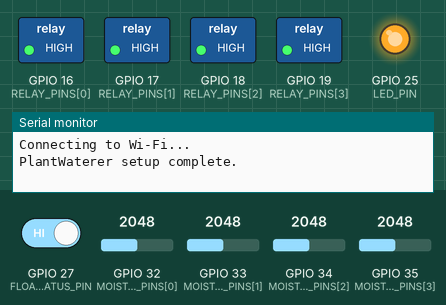
Bench run of a sketch on a simulated ESP32. On the bench: switched loads named in the sketch (green lamp = pin HIGH), output pins drawn as LEDs (lit = HIGH), the last lines printed to the serial monitor. Inputs (shaded band) come from the test bench; at power-on: GPIO 27 (FLOAT_STATUS_PIN) HIGH, GPIO 32 (MOISTURE_PINS[0]) = 2048, GPIO 33 (MOISTURE_PINS[1]) = 2048, GPIO 34 (MOISTURE_PINS[2]) = 2048, GPIO 35 (MOISTURE_PINS[3]) = 2048 (analog values on the 0–4095 scale). WiFi joins after 1.5 s; servers stay silent unless stated; the local clock reads 2024-03-15 10:24:30 at power-on unless the sketch sets it.

Above: at 1.3 s.
1.4 s: GPIO 27 (FLOAT_STATUS_PIN) driven LOW
At 3.4 s:
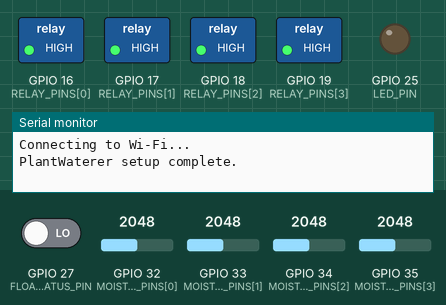
11.6 s: GPIO 32 (MOISTURE_PINS[0]) set to 2369
21.3 s: GPIO 32 (MOISTURE_PINS[0]) set to 2486
At 30.8 s:
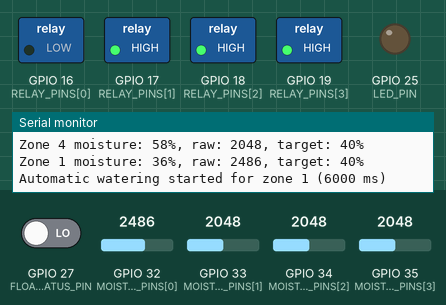
31.9 s: GPIO 33 (MOISTURE_PINS[1]) set to 2372
41.3 s: GPIO 33 (MOISTURE_PINS[1]) set to 2467
At 50.8 s:
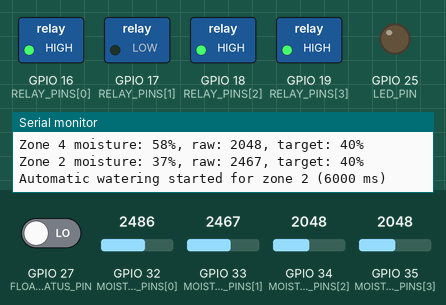
51.9 s: GPIO 34 (MOISTURE_PINS[2]) set to 2387
61.3 s: GPIO 34 (MOISTURE_PINS[2]) set to 2454
At 70.8 s:
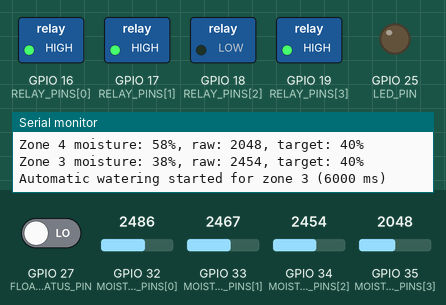
Timing chart, 0 to 72.9 s (numbered marks = the images above; inputs shaded):
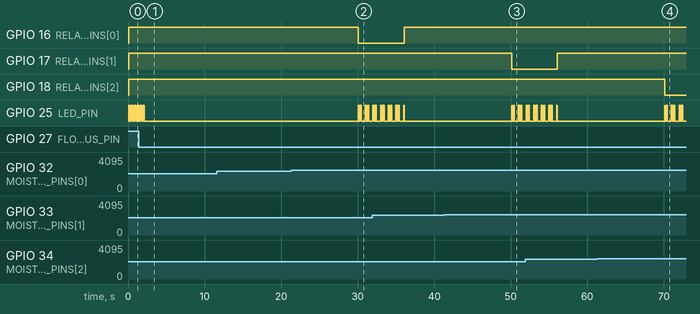

Measured:
- the behaviour switches between 2419 and 2420 on GPIO 32 (MOISTURE_PINS[0]) (found by bisection; images 1 and 2)
- the behaviour switches between 2419 and 2420 on GPIO 33 (MOISTURE_PINS[1]) (found by bisection; images 2 and 3)
- the behaviour switches between 2419 and 2420 on GPIO 34 (MOISTURE_PINS[2]) (found by bisection; images 3 and 4)
- after the input at 21.3 s, GPIO 16 (RELAY_PINS[0]): HIGH → LOW after 8.8 s
- after the input at 41.3 s, GPIO 17 (RELAY_PINS[1]): HIGH → LOW after 8.8 s
- after the input at 61.3 s, GPIO 18 (RELAY_PINS[2]): HIGH → LOW after 8.8 s; GPIO 25 (LED_PIN): LOW → HIGH after 8.8 s, then repeats every 1.0 s: LOW 0.15 s, HIGH 0.15 s, LOW 0.55 s, HIGH 0.15 s

The sketch:

PlantWaterer.ino
```cpp
/***************************************************
   PlantWaterer v1.1
   ESP32 + Blynk IoT
   Four-zone automatic plant watering system
****************************************************/

#define BLYNK_PRINT Serial

// Blynk template information and private credentials must be defined
// before BlynkSimpleEsp32.h is included.
#include "secrets.h"

#include <WiFi.h>
#include <WiFiClient.h>
#include <BlynkSimpleEsp32.h>
#include <time.h>

// -------------------------------------------------
// GENERAL CONFIGURATION
// -------------------------------------------------

constexpr uint8_t NUM_ZONES = 4;

// ADC1 pins are used because ADC2 conflicts with Wi-Fi on ESP32.
constexpr uint8_t MOISTURE_PINS[NUM_ZONES] = {32, 33, 34, 35};

// Four-channel relay module inputs.
constexpr uint8_t RELAY_PINS[NUM_ZONES] = {16, 17, 18, 19};

// Status LED.
constexpr uint8_t LED_PIN = 25;

// Software tank-level switch.
// Wire one side to GPIO 27 and the other side to GND.
constexpr uint8_t FLOAT_STATUS_PIN = 27;

// The relay module is active LOW.
constexpr uint8_t RELAY_ON = LOW;
constexpr uint8_t RELAY_OFF = HIGH;

// -------------------------------------------------
// SOIL-MOISTURE CALIBRATION
// -------------------------------------------------

// Replace these values with measurements from your own sensors.
//
// RAW_WET: reading while the sensor is in fully wet soil.
// RAW_DRY: reading while the sensor is in dry soil.
//
// The program converts these raw ADC readings to a 0-100% scale:
// 0% = dry, 100% = wet.
constexpr int RAW_WET = 1200;
constexpr int RAW_DRY = 3200;

// Desired minimum moisture percentage for each plant.
constexpr uint8_t TARGET_MOISTURE_PCT[NUM_ZONES] = {40, 40, 40, 40};

// Pump run time for each watering dose.
constexpr unsigned long DOSE_MS[NUM_ZONES] = {
  6000UL, 6000UL, 6000UL, 6000UL
};

// Minimum delay between automatic watering attempts for the same zone.
constexpr unsigned long WATERING_INTERVAL_MS =
  3UL * 60UL * 60UL * 1000UL;

// Sensor and control intervals.
constexpr unsigned long SENSOR_SAMPLE_INTERVAL_MS = 5000UL;
constexpr unsigned long AUTO_CHECK_INTERVAL_MS = 10000UL;
constexpr unsigned long STATUS_UPDATE_INTERVAL_MS = 2000UL;
constexpr unsigned long TIME_UPDATE_INTERVAL_MS = 15000UL;
constexpr unsigned long CONNECTION_CHECK_INTERVAL_MS = 10000UL;

// -------------------------------------------------
// TIME CONFIGURATION
// -------------------------------------------------

// Romania / Eastern European Time with automatic daylight-saving handling.
// Change this string if the system is used in another timezone.
constexpr char TIMEZONE_RULE[] =
  "EET-2EEST,M3.5.0/3,M10.5.0/4";

constexpr char NTP_SERVER_1[] = "pool.ntp.org";
constexpr char NTP_SERVER_2[] = "time.nist.gov";

// Automatic watering is allowed from 07:00 until 21:59.
constexpr uint8_t START_HOUR = 7;
constexpr uint8_t END_HOUR = 22;

// When false, automatic watering waits until the clock has synchronized.
// This avoids watering outside the permitted time window after a reboot.
constexpr bool ALLOW_AUTO_WATERING_WITHOUT_TIME = false;

// When true, dry plants may be watered as soon as the system starts.
// When false, every zone waits one full watering interval after startup.
constexpr bool ALLOW_FIRST_WATERING_IMMEDIATELY = true;

// -------------------------------------------------
// BLYNK VIRTUAL PINS
// -------------------------------------------------

#define VPIN_MOIST1        V1
#define VPIN_MOIST2        V2
#define VPIN_MOIST3        V3
#define VPIN_MOIST4        V4

#define VPIN_PUMP_ACTIVE   V7
#define VPIN_ERROR_MESSAGE V8
#define VPIN_TANK_STATUS   V10
#define VPIN_TIME_TO_WATER V11

// 0 = normal, 1 = watering, 2 = tank empty.
#define VPIN_LED_STATE     V30

#define VPIN_MANUAL1       V20
#define VPIN_MANUAL2       V21
#define VPIN_MANUAL3       V22
#define VPIN_MANUAL4       V23

// -------------------------------------------------
// GLOBAL STATE
// -------------------------------------------------

BlynkTimer timer;

enum TankState : uint8_t {
  TANK_OK = 0,
  TANK_EMPTY = 2
};

TankState tankState = TANK_OK;

unsigned long lastAutoWaterMs[NUM_ZONES] = {0, 0, 0, 0};
int lastMoistureRaw[NUM_ZONES] = {0, 0, 0, 0};
uint8_t lastMoisturePct[NUM_ZONES] = {0, 0, 0, 0};

bool isWatering = false;
int8_t currentZone = -1;
unsigned long waterStartMs = 0;
unsigned long activeWaterDurationMs = 0;

bool ledWatering = false;
bool ledTankEmpty = false;

// -------------------------------------------------
// HELPER FUNCTIONS
// -------------------------------------------------

bool timeReached(unsigned long now, unsigned long deadline) {
  return static_cast<long>(now - deadline) >= 0;
}

uint8_t moistureRawToPercent(int raw) {
  if (RAW_WET == RAW_DRY) {
    return 0;
  }

  long percentage = map(raw, RAW_WET, RAW_DRY, 100, 0);
  percentage = constrain(percentage, 0L, 100L);
  return static_cast<uint8_t>(percentage);
}

bool isClockSynchronized() {
  return time(nullptr) >= 100000;
}

bool isWithinWateringWindow() {
  if (!isClockSynchronized()) {
    return ALLOW_AUTO_WATERING_WITHOUT_TIME;
  }

  time_t now = time(nullptr);
  struct tm localTime;

  if (localtime_r(&now, &localTime) == nullptr) {
    return ALLOW_AUTO_WATERING_WITHOUT_TIME;
  }

  const int hour = localTime.tm_hour;

  // Standard daytime window, for example 07:00-22:00.
  if (START_HOUR < END_HOUR) {
    return hour >= START_HOUR && hour < END_HOUR;
  }

  // Also supports an overnight window, for example 22:00-07:00.
  return hour >= START_HOUR || hour < END_HOUR;
}

void updateTankState() {
  // INPUT_PULLUP means:
  // LOW  = switch connected to GND = water present
  // HIGH = switch open             = tank empty
  tankState =
    (digitalRead(FLOAT_STATUS_PIN) == LOW) ? TANK_OK : TANK_EMPTY;

  ledTankEmpty = (tankState == TANK_EMPTY);
}

void stopActivePump(const char* message = nullptr) {
  if (currentZone >= 0 && currentZone < NUM_ZONES) {
    digitalWrite(RELAY_PINS[currentZone], RELAY_OFF);
  }

  isWatering = false;
  currentZone = -1;
  waterStartMs = 0;
  activeWaterDurationMs = 0;
  ledWatering = false;

  if (Blynk.connected()) {
    Blynk.virtualWrite(VPIN_PUMP_ACTIVE, 0);

    if (message != nullptr) {
      Blynk.virtualWrite(VPIN_ERROR_MESSAGE, message);
    }
  }
}

void updateStatusLED() {
  const unsigned long now = millis();
  bool ledOn = false;

  if (ledWatering) {
    // Two short flashes per second.
    const unsigned long phase = now % 1000UL;
    ledOn = (phase < 150UL) || (phase >= 300UL && phase < 450UL);
  } else if (ledTankEmpty) {
    // Rapid flash when the tank is empty.
    ledOn = (now % 400UL) < 200UL;
  }

  digitalWrite(LED_PIN, ledOn ? HIGH : LOW);
}

void sampleMoistureSensors() {
  for (uint8_t zone = 0; zone < NUM_ZONES; zone++) {
    const int raw = analogRead(MOISTURE_PINS[zone]);
    lastMoistureRaw[zone] = raw;
    lastMoisturePct[zone] = moistureRawToPercent(raw);
  }
}

void sendMoistureToBlynk() {
  if (!Blynk.connected()) {
    return;
  }

  // Blynk receives human-friendly values from 0% to 100%.
  Blynk.virtualWrite(VPIN_MOIST1, lastMoisturePct[0]);
  Blynk.virtualWrite(VPIN_MOIST2, lastMoisturePct[1]);
  Blynk.virtualWrite(VPIN_MOIST3, lastMoisturePct[2]);
  Blynk.virtualWrite(VPIN_MOIST4, lastMoisturePct[3]);
}

void sendStatusToBlynk() {
  updateTankState();

  if (!Blynk.connected()) {
    return;
  }

  Blynk.virtualWrite(VPIN_TANK_STATUS, static_cast<int>(tankState));
  Blynk.virtualWrite(VPIN_PUMP_ACTIVE, isWatering ? 1 : 0);

  int ledState = 0;

  if (ledWatering) {
    ledState = 1;
  } else if (ledTankEmpty) {
    ledState = 2;
  }

  Blynk.virtualWrite(VPIN_LED_STATE, ledState);
}

void sendTimeToWaterBlynk() {
  if (!Blynk.connected()) {
    return;
  }

  const unsigned long now = millis();
  unsigned long minimumRemaining = WATERING_INTERVAL_MS;
  bool atLeastOneZoneReady = false;

  for (uint8_t zone = 0; zone < NUM_ZONES; zone++) {
    const unsigned long elapsed = now - lastAutoWaterMs[zone];

    if (elapsed >= WATERING_INTERVAL_MS) {
      atLeastOneZoneReady = true;
      minimumRemaining = 0;
      break;
    }

    const unsigned long remaining = WATERING_INTERVAL_MS - elapsed;

    if (remaining < minimumRemaining) {
      minimumRemaining = remaining;
    }
  }

  char buffer[32];

  if (atLeastOneZoneReady) {
    snprintf(buffer, sizeof(buffer), "Ready now");
  } else {
    unsigned long seconds = minimumRemaining / 1000UL;
    const unsigned long hours = seconds / 3600UL;
    seconds %= 3600UL;
    const unsigned long minutes = seconds / 60UL;
    seconds %= 60UL;

    snprintf(
      buffer,
      sizeof(buffer),
      "%02lu:%02lu:%02lu",
      hours,
      minutes,
      seconds
    );
  }

  Blynk.virtualWrite(VPIN_TIME_TO_WATER, buffer);
}

void servicePumpRuntime() {
  if (!isWatering) {
    return;
  }

  updateTankState();

  if (tankState != TANK_OK) {
    stopActivePump("Tank empty - pump stopped");
    return;
  }

  // Using elapsed time rather than an absolute deadline keeps millis()
  // rollover safe.
  if (millis() - waterStartMs >= activeWaterDurationMs) {
    stopActivePump();
  }
}

bool startWateringZone(
  uint8_t zone,
  unsigned long durationMs,
  bool isManual
) {
  if (zone >= NUM_ZONES || durationMs == 0) {
    return false;
  }

  if (isWatering) {
    if (Blynk.connected()) {
      Blynk.virtualWrite(
        VPIN_ERROR_MESSAGE,
        "Another pump is already active"
      );
    }

    return false;
  }

  updateTankState();

  if (tankState != TANK_OK) {
    if (Blynk.connected()) {
      Blynk.virtualWrite(
        VPIN_ERROR_MESSAGE,
        "Tank empty - watering blocked"
      );
    }

    return false;
  }

  // Manual watering ignores the time window but not tank protection.
  if (!isManual && !isWithinWateringWindow()) {
    if (Blynk.connected()) {
      Blynk.virtualWrite(
        VPIN_ERROR_MESSAGE,
        isClockSynchronized()
          ? "Outside watering window"
          : "Waiting for clock synchronization"
      );
    }

    return false;
  }

  currentZone = static_cast<int8_t>(zone);
  isWatering = true;
  ledWatering = true;
  waterStartMs = millis();
  activeWaterDurationMs = durationMs;

  digitalWrite(RELAY_PINS[zone], RELAY_ON);

  if (Blynk.connected()) {
    Blynk.virtualWrite(VPIN_PUMP_ACTIVE, 1);
    Blynk.virtualWrite(VPIN_ERROR_MESSAGE, "");
  }

  Serial.printf(
    "%s watering started for zone %u (%lu ms)\n",
    isManual ? "Manual" : "Automatic",
    zone + 1,
    durationMs
  );

  return true;
}

void automaticWateringCheck() {
  if (isWatering) {
    return;
  }

  updateTankState();

  if (tankState != TANK_OK || !isWithinWateringWindow()) {
    return;
  }

  const unsigned long now = millis();

  for (uint8_t zone = 0; zone < NUM_ZONES; zone++) {
    const unsigned long elapsed = now - lastAutoWaterMs[zone];

    if (elapsed < WATERING_INTERVAL_MS) {
      continue;
    }

    // Use the latest periodic reading. Refresh it here as well so the
    // watering decision is based on a current sample.
    const int raw = analogRead(MOISTURE_PINS[zone]);
    const uint8_t percentage = moistureRawToPercent(raw);

    lastMoistureRaw[zone] = raw;
    lastMoisturePct[zone] = percentage;

    Serial.printf(
      "Zone %u moisture: %u%%, raw: %d, target: %u%%\n",
      zone + 1,
      percentage,
      raw,
      TARGET_MOISTURE_PCT[zone]
    );

    if (percentage < TARGET_MOISTURE_PCT[zone]) {
      if (startWateringZone(zone, DOSE_MS[zone], false)) {
        // Record the interval only after the pump actually starts.
        lastAutoWaterMs[zone] = now;
      }

      // Only one zone may start during each check.
      break;
    }
  }
}

void maintainConnections() {
  if (WiFi.status() != WL_CONNECTED) {
    Serial.println("Connecting to Wi-Fi...");
    WiFi.begin(WIFI_SSID, WIFI_PASS);
    return;
  }

  if (!Blynk.connected()) {
    Serial.println("Connecting to Blynk...");
    Blynk.connect(1000);
  }
}

// -------------------------------------------------
// BLYNK CALLBACKS
// -------------------------------------------------

BLYNK_CONNECTED() {
  Blynk.syncVirtual(
    VPIN_MANUAL1,
    VPIN_MANUAL2,
    VPIN_MANUAL3,
    VPIN_MANUAL4
  );

  sendMoistureToBlynk();
  sendStatusToBlynk();
  sendTimeToWaterBlynk();
}

void handleManualWatering(uint8_t zone, int virtualPin, int value) {
  if (value != 0) {
    startWateringZone(zone, DOSE_MS[zone], true);
  }

  // Always return momentary Blynk buttons to their OFF state.
  if (Blynk.connected()) {
    Blynk.virtualWrite(virtualPin, 0);
  }
}

BLYNK_WRITE(VPIN_MANUAL1) {
  handleManualWatering(0, VPIN_MANUAL1, param.asInt());
}

BLYNK_WRITE(VPIN_MANUAL2) {
  handleManualWatering(1, VPIN_MANUAL2, param.asInt());
}

BLYNK_WRITE(VPIN_MANUAL3) {
  handleManualWatering(2, VPIN_MANUAL3, param.asInt());
}

BLYNK_WRITE(VPIN_MANUAL4) {
  handleManualWatering(3, VPIN_MANUAL4, param.asInt());
}

// -------------------------------------------------
// SETUP AND MAIN LOOP
// -------------------------------------------------

void setup() {
  Serial.begin(115200);
  delay(100);

  pinMode(LED_PIN, OUTPUT);
  digitalWrite(LED_PIN, LOW);

  pinMode(FLOAT_STATUS_PIN, INPUT_PULLUP);

  for (uint8_t zone = 0; zone < NUM_ZONES; zone++) {
    pinMode(RELAY_PINS[zone], OUTPUT);

    // Set every relay OFF before starting network services.
    digitalWrite(RELAY_PINS[zone], RELAY_OFF);
  }

  analogReadResolution(12);

  sampleMoistureSensors();
  updateTankState();

  const unsigned long now = millis();

  for (uint8_t zone = 0; zone < NUM_ZONES; zone++) {
    lastAutoWaterMs[zone] =
      ALLOW_FIRST_WATERING_IMMEDIATELY
        ? now - WATERING_INTERVAL_MS
        : now;
  }

  // Configure Wi-Fi and Blynk without blocking local watering logic.
  WiFi.mode(WIFI_STA);
  WiFi.setAutoReconnect(true);
  WiFi.persistent(false);

  Blynk.config(BLYNK_AUTH_TOKEN);

  maintainConnections();

  // Apply timezone rules and begin NTP synchronization.
  configTzTime(TIMEZONE_RULE, NTP_SERVER_1, NTP_SERVER_2);

  timer.setInterval(
    SENSOR_SAMPLE_INTERVAL_MS,
    []() {
      sampleMoistureSensors();
      sendMoistureToBlynk();
    }
  );

  timer.setInterval(AUTO_CHECK_INTERVAL_MS, automaticWateringCheck);
  timer.setInterval(STATUS_UPDATE_INTERVAL_MS, sendStatusToBlynk);
  timer.setInterval(TIME_UPDATE_INTERVAL_MS, sendTimeToWaterBlynk);
  timer.setInterval(CONNECTION_CHECK_INTERVAL_MS, maintainConnections);

  Serial.println("PlantWaterer setup complete.");
}

void loop() {
  if (Blynk.connected()) {
    Blynk.run();
  }

  timer.run();
  servicePumpRuntime();
  updateStatusLED();
}
```

secrets.example.h
```cpp
#pragma once

/*
  Copy this file and rename the copy to:

      secrets.h

  Then replace the placeholder values below with your own credentials.

  Never upload secrets.h to a public repository.
*/

#define BLYNK_TEMPLATE_ID   "YOUR_BLYNK_TEMPLATE_ID"
#define BLYNK_TEMPLATE_NAME "YOUR_BLYNK_TEMPLATE_NAME"
#define BLYNK_AUTH_TOKEN    "YOUR_BLYNK_AUTH_TOKEN"

#define WIFI_SSID "YOUR_WIFI_NETWORK_NAME"
#define WIFI_PASS "YOUR_WIFI_PASSWORD"
```
